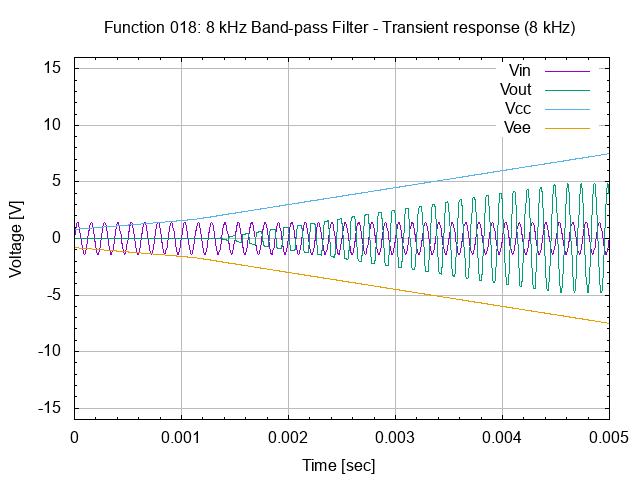

Reproduce this figure in gnuplot.
# set terminal
set term png

#set graph
set output "26.018.00.01.01.04.png"
set title "Function 018: 8 kHz Band-pass Filter - Transient response (8 kHz)"

# setup Y-axis
set yrange [-16:16]
set grid ytics lt 1 lw 1 lc rgb "#bbbbbb"
set mytics
set ylabel "Voltage [V]"

# setup X-axis
set grid xtics lt 1 lw 1 lc rgb "#bbbbbb"
set mxtics
set xrange [0:0.005]
set xlabel "Time [sec]"

# setup plot style
set style data lines
plot '26.018.00.01.01.dat' using 1:2 title "Vin", \
     '26.018.00.01.01.dat' using 1:3 title "Vout", \
     '26.018.00.01.01.dat' using 1:4 title "Vcc", \
     '26.018.00.01.01.dat' using 1:5 title "Vee"

# set output back to default
set output

# reset terminal type
set terminal pop

